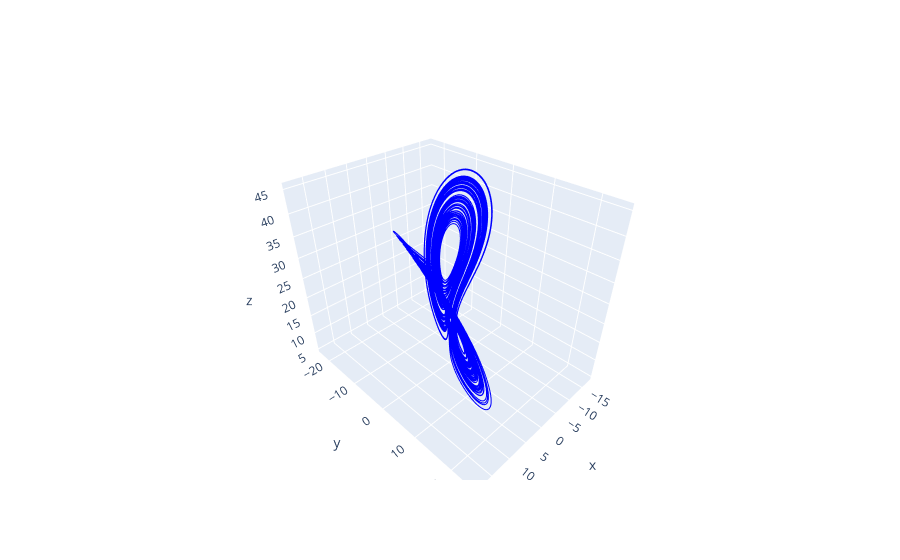

The notebook cell saved with this chart:
### Code cell
fig = lorentz_plot(lorentz_dataset)
fig.show()

### Figure 1 — Plotly figure (JSON) as saved in the notebook; plotly's stock layout.template omitted (floating-point values rounded to 4 significant figures; data arrays with more than 128 entries replaced by an {"elided": "..."} marker saying what was removed)
{"data": [{"line": {"color": "blue", "width": 2}, "mode": "lines", "type": "scatter3d", "x": {"elided": "22000 float values"}, "y": {"elided": "22000 float values"}, "z": {"elided": "22000 float values"}}], "layout": {}}
